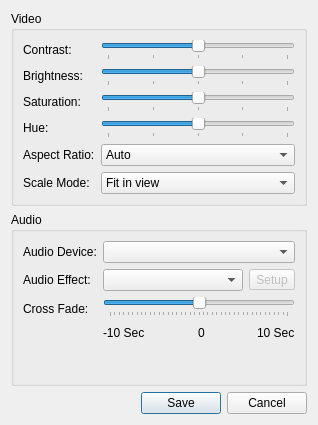
<?xml version="1.0" encoding="UTF-8"?>
<ui version="4.0">
 <class>QuickSettingsWindow</class>
 <widget class="QDialog" name="QuickSettingsWindow">
  <property name="geometry">
   <rect>
    <x>0</x>
    <y>0</y>
    <width>318</width>
    <height>425</height>
   </rect>
  </property>
  <property name="windowTitle">
   <string>Quick Settings</string>
  </property>
  <layout class="QGridLayout" name="gridLayout_3">
   <item row="0" column="0">
    <widget class="QGroupBox" name="videoGroupBox">
     <property name="title">
      <string>Video</string>
     </property>
     <layout class="QGridLayout" name="gridLayout">
      <item row="0" column="0">
       <layout class="QFormLayout" name="formLayout">
        <property name="fieldGrowthPolicy">
         <enum>QFormLayout::AllNonFixedFieldsGrow</enum>
        </property>
        <item row="0" column="0">
         <widget class="QLabel" name="contrastLabel">
          <property name="text">
           <string>Contrast:</string>
          </property>
         </widget>
        </item>
        <item row="1" column="0">
         <widget class="QLabel" name="brightnessLabel">
          <property name="text">
           <string>Brightness:</string>
          </property>
         </widget>
        </item>
        <item row="1" column="1">
         <widget class="QSlider" name="brightnessSlider">
          <property name="minimum">
           <number>-8</number>
          </property>
          <property name="maximum">
           <number>8</number>
          </property>
          <property name="orientation">
           <enum>Qt::Horizontal</enum>
          </property>
          <property name="tickPosition">
           <enum>QSlider::TicksBelow</enum>
          </property>
          <property name="tickInterval">
           <number>4</number>
          </property>
         </widget>
        </item>
        <item row="2" column="0">
         <widget class="QLabel" name="saturationLabel">
          <property name="text">
           <string>Saturation:</string>
          </property>
         </widget>
        </item>
        <item row="2" column="1">
         <widget class="QSlider" name="saturationSlider">
          <property name="minimum">
           <number>-8</number>
          </property>
          <property name="maximum">
           <number>8</number>
          </property>
          <property name="orientation">
           <enum>Qt::Horizontal</enum>
          </property>
          <property name="tickPosition">
           <enum>QSlider::TicksBelow</enum>
          </property>
          <property name="tickInterval">
           <number>4</number>
          </property>
         </widget>
        </item>
        <item row="3" column="0">
         <widget class="QLabel" name="hueLabel">
          <property name="text">
           <string>Hue:</string>
          </property>
         </widget>
        </item>
        <item row="3" column="1">
         <widget class="QSlider" name="hueSlider">
          <property name="minimum">
           <number>-8</number>
          </property>
          <property name="maximum">
           <number>8</number>
          </property>
          <property name="orientation">
           <enum>Qt::Horizontal</enum>
          </property>
          <property name="tickPosition">
           <enum>QSlider::TicksBelow</enum>
          </property>
          <property name="tickInterval">
           <number>4</number>
          </property>
         </widget>
        </item>
        <item row="4" column="0">
         <widget class="QLabel" name="aspectRatioLabel">
          <property name="text">
           <string>Aspect Ratio:</string>
          </property>
         </widget>
        </item>
        <item row="4" column="1">
         <widget class="QComboBox" name="aspectRatioCombo">
          <property name="minimumSize">
           <size>
            <width>180</width>
            <height>0</height>
           </size>
          </property>
          <item>
           <property name="text">
            <string>Auto</string>
           </property>
          </item>
          <item>
           <property name="text">
            <string>Stretch</string>
           </property>
          </item>
          <item>
           <property name="text">
            <string>4/3</string>
           </property>
          </item>
          <item>
           <property name="text">
            <string>16/9</string>
           </property>
          </item>
         </widget>
        </item>
        <item row="5" column="0">
         <widget class="QLabel" name="scaleModeLabel">
          <property name="text">
           <string>Scale Mode:</string>
          </property>
         </widget>
        </item>
        <item row="5" column="1">
         <widget class="QComboBox" name="scaleModeCombo">
          <item>
           <property name="text">
            <string>Fit in view</string>
           </property>
          </item>
          <item>
           <property name="text">
            <string>Scale and crop</string>
           </property>
          </item>
         </widget>
        </item>
        <item row="0" column="1">
         <widget class="QSlider" name="contrastSlider">
          <property name="minimum">
           <number>-8</number>
          </property>
          <property name="maximum">
           <number>8</number>
          </property>
          <property name="orientation">
           <enum>Qt::Horizontal</enum>
          </property>
          <property name="tickPosition">
           <enum>QSlider::TicksBelow</enum>
          </property>
          <property name="tickInterval">
           <number>4</number>
          </property>
         </widget>
        </item>
       </layout>
      </item>
     </layout>
    </widget>
   </item>
   <item row="1" column="0">
    <widget class="QGroupBox" name="audioGroupBox">
     <property name="title">
      <string>Audio</string>
     </property>
     <layout class="QGridLayout" name="gridLayout_2">
      <item row="0" column="0">
       <layout class="QFormLayout" name="formLayout_2">
        <property name="fieldGrowthPolicy">
         <enum>QFormLayout::AllNonFixedFieldsGrow</enum>
        </property>
        <item row="0" column="0">
         <widget class="QLabel" name="label">
          <property name="text">
           <string>Audio Device:</string>
          </property>
         </widget>
        </item>
        <item row="0" column="1">
         <widget class="QComboBox" name="deviceCombo"/>
        </item>
        <item row="1" column="0">
         <widget class="QLabel" name="audioEffectLabel">
          <property name="sizePolicy">
           <sizepolicy hsizetype="Maximum" vsizetype="Preferred">
            <horstretch>0</horstretch>
            <verstretch>0</verstretch>
           </sizepolicy>
          </property>
          <property name="text">
           <string>Audio Effect:</string>
          </property>
         </widget>
        </item>
        <item row="1" column="1">
         <layout class="QHBoxLayout" name="horizontalLayout_2">
          <item>
           <widget class="QComboBox" name="audioEffectsCombo"/>
          </item>
          <item>
           <widget class="QToolButton" name="effectButton">
            <property name="enabled">
             <bool>false</bool>
            </property>
            <property name="text">
             <string>Setup</string>
            </property>
           </widget>
          </item>
         </layout>
        </item>
        <item row="2" column="0">
         <widget class="QLabel" name="crossFadeLabel">
          <property name="sizePolicy">
           <sizepolicy hsizetype="Maximum" vsizetype="Preferred">
            <horstretch>0</horstretch>
            <verstretch>0</verstretch>
           </sizepolicy>
          </property>
          <property name="text">
           <string>Cross Fade:</string>
          </property>
         </widget>
        </item>
        <item row="2" column="1">
         <layout class="QVBoxLayout" name="verticalLayout_2">
          <item>
           <widget class="QSlider" name="crossFadeSlider">
            <property name="minimum">
             <number>-20</number>
            </property>
            <property name="maximum">
             <number>20</number>
            </property>
            <property name="singleStep">
             <number>1</number>
            </property>
            <property name="pageStep">
             <number>2</number>
            </property>
            <property name="value">
             <number>0</number>
            </property>
            <property name="orientation">
             <enum>Qt::Horizontal</enum>
            </property>
            <property name="tickPosition">
             <enum>QSlider::TicksBelow</enum>
            </property>
           </widget>
          </item>
          <item>
           <layout class="QHBoxLayout">
            <item>
             <widget class="QLabel" name="crossFadeLabel1">
              <property name="text">
               <string>-10 Sec</string>
              </property>
             </widget>
            </item>
            <item>
             <spacer>
              <property name="orientation">
               <enum>Qt::Horizontal</enum>
              </property>
              <property name="sizeHint" stdset="0">
               <size>
                <width>40</width>
                <height>20</height>
               </size>
              </property>
             </spacer>
            </item>
            <item>
             <widget class="QLabel" name="crossFadeLabel2">
              <property name="text">
               <string>0</string>
              </property>
             </widget>
            </item>
            <item>
             <spacer>
              <property name="orientation">
               <enum>Qt::Horizontal</enum>
              </property>
              <property name="sizeHint" stdset="0">
               <size>
                <width>40</width>
                <height>20</height>
               </size>
              </property>
             </spacer>
            </item>
            <item>
             <widget class="QLabel" name="crossFadeLabel3">
              <property name="text">
               <string>10 Sec</string>
              </property>
             </widget>
            </item>
           </layout>
          </item>
         </layout>
        </item>
       </layout>
      </item>
     </layout>
    </widget>
   </item>
   <item row="2" column="0">
    <widget class="QDialogButtonBox" name="buttonBox">
     <property name="orientation">
      <enum>Qt::Horizontal</enum>
     </property>
     <property name="standardButtons">
      <set>QDialogButtonBox::Cancel|QDialogButtonBox::Save</set>
     </property>
    </widget>
   </item>
  </layout>
 </widget>
 <tabstops>
  <tabstop>contrastSlider</tabstop>
  <tabstop>brightnessSlider</tabstop>
  <tabstop>saturationSlider</tabstop>
  <tabstop>hueSlider</tabstop>
  <tabstop>aspectRatioCombo</tabstop>
  <tabstop>scaleModeCombo</tabstop>
  <tabstop>deviceCombo</tabstop>
  <tabstop>audioEffectsCombo</tabstop>
  <tabstop>effectButton</tabstop>
  <tabstop>crossFadeSlider</tabstop>
  <tabstop>buttonBox</tabstop>
 </tabstops>
 <resources/>
 <connections>
  <connection>
   <sender>buttonBox</sender>
   <signal>accepted()</signal>
   <receiver>QuickSettingsWindow</receiver>
   <slot>accept()</slot>
   <hints>
    <hint type="sourcelabel">
     <x>248</x>
     <y>254</y>
    </hint>
    <hint type="destinationlabel">
     <x>157</x>
     <y>274</y>
    </hint>
   </hints>
  </connection>
  <connection>
   <sender>buttonBox</sender>
   <signal>rejected()</signal>
   <receiver>QuickSettingsWindow</receiver>
   <slot>reject()</slot>
   <hints>
    <hint type="sourcelabel">
     <x>316</x>
     <y>260</y>
    </hint>
    <hint type="destinationlabel">
     <x>286</x>
     <y>274</y>
    </hint>
   </hints>
  </connection>
 </connections>
</ui>
